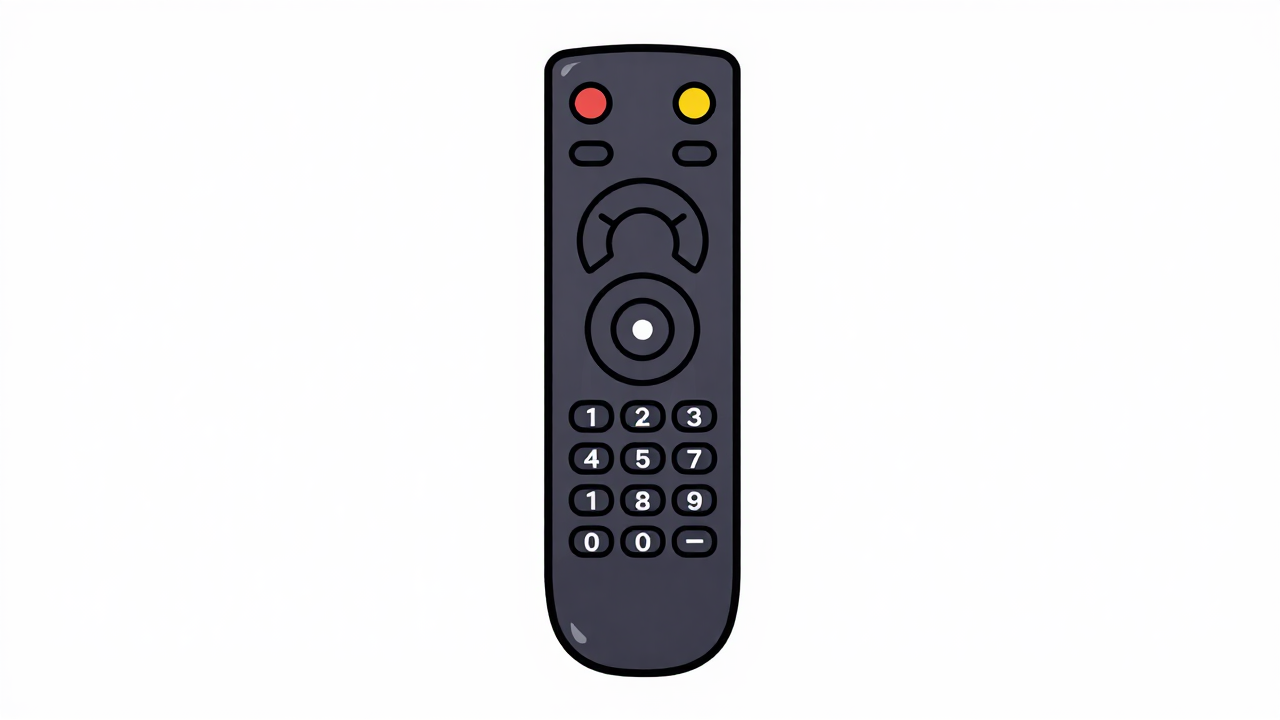
#> input picture kanalen/marketdoodle/video-gta-echt/afbeeldingen/afstandsbediening.png, 1280 x 720 px
$ python -i maak_gta.py   (imports and definitions only)
#> lines starting #> are read from the running program, lines starting #| are printed output that depends on the picture; after the words box and inside, x2 and y2 are one past the last pixel; in counts of white or black regions, pixels touching at a corner belong together
### tools/scenewachter.py
"""Scènewachter (eigenaar 24 nov 2026: "wat kunnen we maken zodat dit voortaan automatisch wordt gezien en aangepast als het
niet klopt, ik moet nu elke keer zelf kijken" – na zwevende auto's, een router voor de koelkast, een bord in de lucht en een
tv die door de bank stond).

Elk voorwerp dat de renderer tekent, meldt zich met zijn kader en waar het OP staat. De wachter:
  1. ANKER: de onderkant moet in de band van dat vlak liggen (achtergronden.json: stoep, aanrecht, tafel, vloer ...).
     Zo niet -> zet het voorwerp er zelf op (geeft dx, dy terug) en schrijft "aangepast" in het rapport.
  2. MUUR: iets wat hangt (tv, klok) moet helemaal binnen een muurstuk vallen en mag geen meubel raken.
  3. BOTSING: valt de onderkant binnen de voetafdruk van een meubel (bank, koelkast, kast), dan staat het er dóórheen ->
     schuift het opzij naar de dichtstbijzijnde vrije plek op hetzelfde vlak; lukt dat niet -> FOUT.
  4. GEZICHT: iets wat vóór de poppetjes getekend wordt, mag geen gezicht bedekken (behalve wat die persoon vasthoudt).
  5. GEEN ANKER opgegeven -> FOUT ("waar staat dit op?").
  6. MAAT (26 nov 2026): W.persoon(naam, voet_y, lengte) -> te klein / te groot t.o.v. deur, bank, bureau of mensen in de
     achtergrond op die diepte (achtergronden.json "maat": horizon + k). Zonder opgemeten maat -> FOUT.
op-waarden: een vlaknaam uit achtergronden.json | "muur" | "hand:<naam>" / "bek" / "aan:<iets>" (vastgehouden, met
punt=(x, y): het voorwerp moet dat punt raken) | "beeld" (grafiek bovenop het beeld: telefoonscherm, biljet, kop) .

Gebruik in een renderer:
    W = Scenewachter(Path(".../achtergronden.json"))
    W.begin(bg_naam, t)
    dx, dy = W.plaats("router", (x0, y0, x1, y1), op="aanrecht")          # vóór het tekenen; schuif mee
    W.plaats("bord", box, op="tafel-rechts", voor=True)                    # voor=True: getekend vóór de poppetjes
    W.einde(gezichten={"dad": (cx, cy, r), ...})
    W.rapport()  -> lijst met meldingen (leeg = goed). Na de render: W.schrijf(Path("SCENEWACHTER.md")).
"""
import json
from pathlib import Path

class Scenewachter:
    def __init__(self, achtergronden, marge=6):
        self.A = json.loads(Path(achtergronden).read_text(encoding="utf-8")); self.marge = marge
        self.meld = {}                                    # (soort, voorwerp, bg, detail) -> eerste tijd
        self.bg = None; self.t = 0.0; self.voor = []; self.extra = {}; self.gezien = {}; self.dit_frame = []

    # ---------- per frame ----------
    def begin(self, bg, t):
        self.bg = bg; self.t = t; self.voor = []; self.extra = {}; self.dit_frame = []   # dit_frame: (naam, kader) voor de tekstwachter
        if bg not in self.A: self._m("FOUT", "achtergrond", f"'{bg}' staat niet in achtergronden.json (eerst opmeten)")

    # [19 lines left out: function vlak, not called in this run]

    def _m(self, soort, naam, tekst):
        k = (soort, naam, self.bg, tekst)
        if k not in self.meld: self.meld[k] = self.t

    # [69 lines left out: functions plaats, persoon, einde, not called in this run]

    # ---------- rapport ----------
    def rapport(self, soort=None):
        return [(t, s, n, bg, tekst) for (s, n, bg, tekst), t in sorted(self.meld.items(), key=lambda kv: kv[1]) if soort in (None, s)]

    # [5 lines left out: function schrijf, not called in this run]

### kanalen/marketdoodle/video-gta-echt/maak_gta.py
"""What If GTA 6 Was Real Life? — lange video, liggend 1920x1080 (27 nov 2026), zelfde poppetjes/stijl als $1 Million.
Game-regels in het echte leven: gele pijl, health bar, geldteller, sterren, minimap, missies, respawn bij het ziekenhuis.
Eigen poppetjes en tekeningen, geen GTA-beelden/logo's. GEEN muziek, alleen geluiden van wat je ziet.
Controles: scènewachter, tekstwachter (genoemd = gezien, spreker in beeld, gevoel), LAYOUT, GELUIDCHECK, TEKSTCONTROLE.jpg.
Gebruik: python maak_gta.py [--tekst | --plaat | --proef SEC]  -> gta-echt.mp4 (of gta-proef.mp4)"""
import difflib, json, math, os, re, subprocess, sys
from pathlib import Path
import numpy as np, soundfile as sf
from PIL import Image, ImageDraw, ImageChops, ImageEnhance
HIER = Path(__file__).parent
# [1 line that did not run here, left out]
sys.path.insert(0, str(HIER.parents[2] / "tools"))
from scenewachter import Scenewachter
from tekstwachter import Tekstwachter, blad

# [1 line that did not run here, left out]
# [1 line that did not run here, left out]
INK = (40, 35, 40)
# [8 lines not run here, left out]
# [1 line that did not run here, left out]
# [1 line that did not run here, left out]
# [1 line that did not run here, left out]
# [1 line that did not run here, left out]
# [1 line that did not run here, left out]

# ---------- tijden ----------
# [1 line not run here, left out]
WO = []
# [3 lines not run here, left out]
def _norm(w): return re.sub(r"[^a-z0-9]", "", w.lower())
def _script_woorden():
    uit = []
    for i, z in enumerate(Z):
        sw = z[2].replace('"', "").split(); ww = [w for w in WO if w[0] == i] or [[i, z[2], z[0], z[1]]]
        t0s, t1s = [None] * len(sw), [None] * len(sw)
        sm = difflib.SequenceMatcher(None, [_norm(w) for w in sw], [_norm(w[1]) for w in ww], autojunk=False)
        for a, b, n in sm.get_matching_blocks():
            for k in range(n): t0s[a + k], t1s[a + k] = ww[b + k][2], ww[b + k][3]
        begin, eind = ww[0][2], ww[-1][3]; k = 0
        while k < len(sw):
            if t0s[k] is not None: k += 1; continue
            j = k
            while j < len(sw) and t0s[j] is None: j += 1
            a = t1s[k - 1] if k > 0 else begin; b = t0s[j] if j < len(sw) else eind
            if b <= a: b = a + 0.25 * (j - k)
            lens = [max(1, len(_norm(w))) for w in sw[k:j]]; tot = sum(lens); t = a
            for q in range(k, j):
                d = (b - a) * lens[q - k] / tot; t0s[q], t1s[q] = t, t + d; t += d
            k = j
        uit += [[i, w, round(t0s[q], 2), round(t1s[q], 2)] for q, w in enumerate(sw)]
#> further down, picture is the input picture: PIL image 1280x720 RGB; mean R, G, B 228.2, 228, 229.6
    return uit
# [1 line that did not run here, left out]
from lipsync import Lipsync; ps.LIPSYNC = Lipsync(SW)                  # 27 nov: lip sync vast in elke nieuwe video
# [1 line that did not run here, left out]
# [1 line that did not run here, left out]
# [1 line that did not run here, left out]
LAYOUT = set()
# [4 lines left out: function kw, not called in this run]
def zi(tekst, n=0): return [i for i, z in enumerate(Z) if z[2].startswith(tekst)][n]
LIJF = {"YOU": "you", "DAD": "dad", "MOM": "mom", "SIS": "sis", "BOSS": "boss", "TEACH": "teach", "KASSA": "kassa",
        "BUUR": "buur", "ZUSTER": "zuster", "OBER": "ober"}
# [4 lines left out: function luid, not called in this run]
def nu_i(t): return max((i for i, z in enumerate(Z) if z[0] - 0.05 <= t <= z[1] + 0.3), default=None)

# ---------- losse voorwerpen ----------
def los(im, tol=30):
#> called with tol = 30
    im = im.convert("RGB"); w, h = im.size; m = im.copy()
    for p in ((0, 0), (w - 1, 0), (0, h - 1), (w - 1, h - 1)): ImageDraw.floodfill(m, p, (255, 0, 255), thresh=tol)
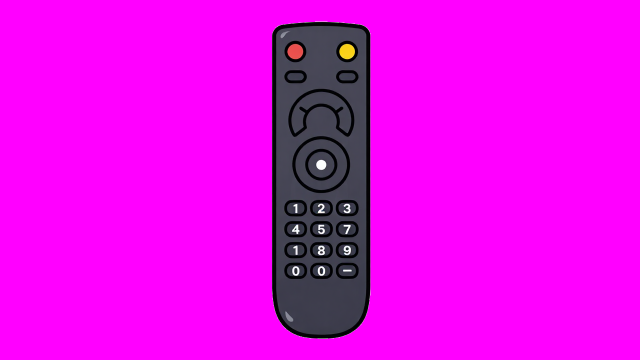
#> m: PIL image 1280x720 RGB (shown at 1/2 size); mean R, G, B 229.1, 7.4, 230.3
    a = Image.eval(ImageChops.difference(m, Image.new("RGB", m.size, (255, 0, 255))).convert("L"), lambda v: 255 if v > 8 else 0)
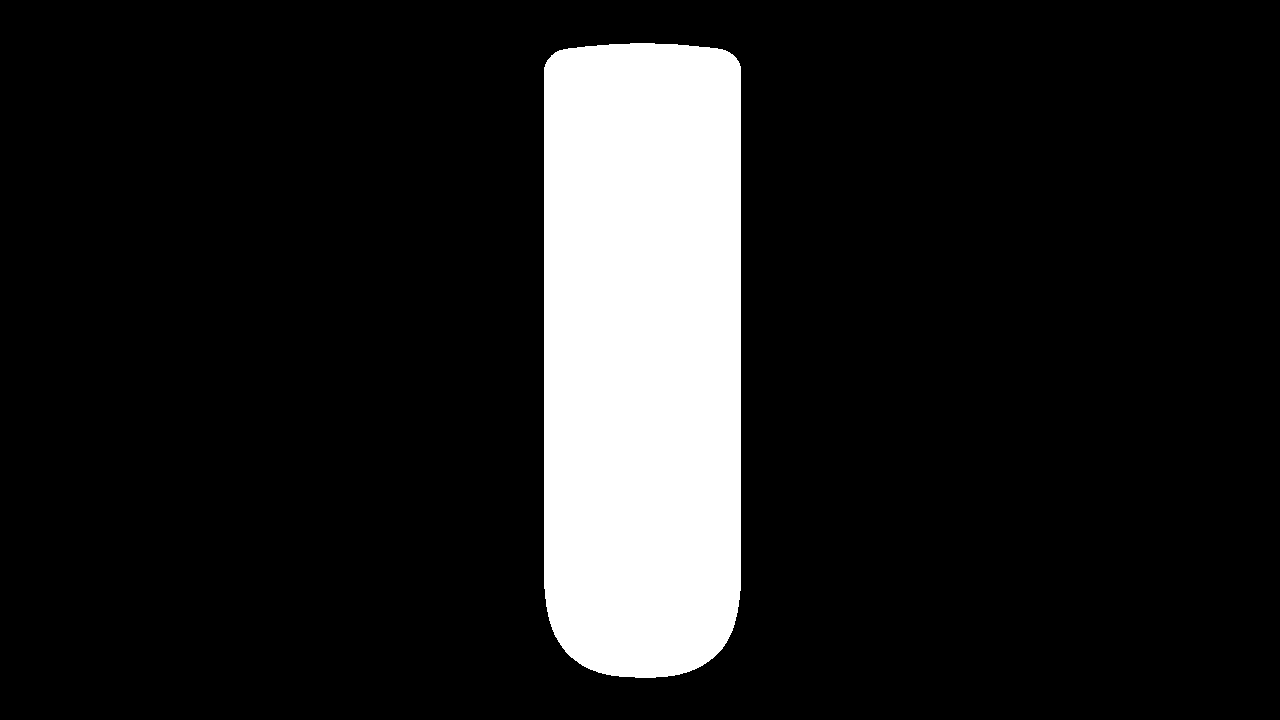
#> a: PIL image 1280x720 L; 13.1% white; 1 white region, box (x1, y1, x2, y2) and area: (544, 43, 741, 678) 121186
    out = im.convert("RGBA"); out.putalpha(a); return out.crop(a.getbbox())
#> after `return out.crop(a.getbbox())`:
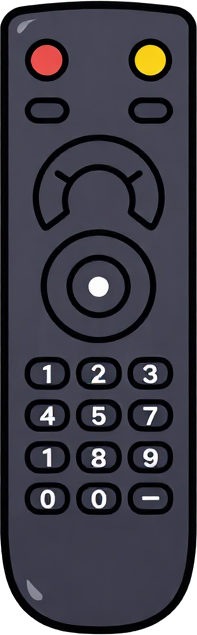
#> returned value: PIL image 197x635 RGBA; mean R, G, B, A 64, 62.6, 72.8, 247; transparent parts drawn white
# [4 lines left out: function herkleur, not called in this run]
SPR = {}
# 27 nov (eigenaar: "rijdt de vader ook echt in de auto ... kun je daar een controle voor maken"): auto's krijgen doorzichtige
# ramen en een bestuurder achter het stuur. raam = midden + hoogte van het bestuurdersraam in het originele plaatje.
AUTOINFO = {"gezinsauto": dict(regio=(420, 240, 1000, 345), glas=(0.0, 0.2, 0.35), raam=(600, 298, 95), voor=-1),
            "politieauto": dict(regio=(395, 252, 870, 360), glas=(0.08, 0.45, 0.45), raam=(735, 312, 95), voor=1)}
RAAM = {}
# [32 lines left out: functions _vul_gaten, sprite, not called in this run]
KHOOFD = {}
# [23 lines left out: functions _khoofd, auto, not called in this run]
# [1 line that did not run here, left out]
# [4 lines left out: function zet, not called in this run]
BG = {}
# [11 lines left out: function bg, not called in this run]

# ---------- blokken (scènes) ----------
START = {"Mom! Dad! There's": "open", "You run back inside": "keuken1", "Day one.": "dag1", "Dad gets in the car": "radio1", "Day two.": "winkel", "Day three.": "val",
         "One second later": "zh1", "Day five.": "garage", "Day seven.": "cheat", "It rains rubber": "eenden", "Nobody laughs": "cheat2",
         "Day nine.": "kantoor1", "A giant timer": "timer", "Huge red letters": "kantoor2", "Day ten.": "klas", "Day twelve.": "feit",
         "Day fourteen.": "strand", "Dad is back outside": "zh2", "Day sixteen.": "teddy", "Day eighteen.": "rest", "Day nineteen.": "fiets",
         "Day twenty-one.": "chaos", "Day twenty-four.": "save1", "Super Suck Three Thousand! It sucks": "radio2", "Then you find it": "save2",
         "Day twenty-six.": "team", "Day thirty.": "wakker", "You run downstairs": "eind"}
DAG = {"dag1": 1, "radio1": 1, "winkel": 2, "val": 3, "zh1": 3, "garage": 5, "cheat": 7, "eenden": 7, "cheat2": 7, "kantoor1": 9, "timer": 9, "kantoor2": 9,
       "klas": 10, "feit": 12, "strand": 14, "zh2": 14, "teddy": 16, "rest": 18, "fiets": 19, "chaos": 21, "save1": 24, "radio2": 24, "save2": 24,
       "team": 26, "wakker": 30, "eind": 30}
BLOK = []
# [8 lines not run here, left out]
# [1 line that did not run here, left out]
KB = {B["key"]: B for B in BLOK}

# ---------- figuren ----------
def F(n, x, s=1.6, y=960, **k): return dict(n=n, x=x, s=s, y=y, **k)
# [8 lines left out: function pad_x, not called in this run]
def rhand(n, x, y, s, hoek):                              # rechterhand bij armhoek (0 = omlaag, 70 = vasthouden, -32 = telefoon)
    S = s * ps.C[n].get("groot", 1.0); heup = y - 78 * S - 14 * S; sch = heup - 105 * S + 22 * S
    return x + 44 * S + math.sin(math.radians(hoek)) * 82 * S, sch + math.cos(math.radians(hoek)) * 82 * S, S
SCHRIK = ("That's terrifying", "Why do I have", "What? It was", "Pick it up", "How do I turn", "Wait. I didn't", "One billion dollars?",
          "Not now, Gary", "This isn't fun", "Oh no", "What's zombie", "Not you again", "I'm an accountant", "It's milk")
VERDRIET = ("This is going to be a long", "He looks very tired", "I hate that this", "Sorry, sir", "I delivered a pizza", "Dad has to start over")
BLIJ = ("They don't recognize", "I'm a genius", "I could get used", "proud of a pizza", "It's over", "Teamwork", "I'm finding all",
        "Okay, you laugh", "Exactly", "Guys! When I", "Beautiful", "Nice weather", "Respawn fee", "Hi again", "I have more codes")
# [6 lines left out: function emotie, not called in this run]
ACTIE = {"Mom! Dad! There's": "wijslinks", "Why do I have": "hoofdhanden", "What? It was": "armen-open", "Pick it up": "wijslinks",
         "How do I turn": "armen-open", "Wait. I didn't": "armen-open", "Respawn fee": "zwaai", "Hi again": "zwaai",
         "They don't recognize": "juich", "You're driving a purple": "heupen", "Give me that remote": "wijslinks",
         "I'm an accountant": "armen-open", "Not anymore. Go": "wijslinks", "I have never been": "juich", "Side mission": "wijslinks",
         "Can I skip": "denk", "You can't skip": "heupen", "I hate that": "schouders", "One billion dollars?": "schrik",
         "And now we live": "armen-open", "Mom, that man": "wijslinks", "Don't make eye": "nee", "One of one hundred?": "juich",
         "Not now, Gary": "stamp", "I could get used": "juich", "Can I have some bread": "armen-open", "Sorry, sir": "nee",
         "I delivered a pizza": "armen-open", "What can I get": "armen-open", "It's fine. Nobody": "heupen", "This isn't fun": "schouders",
         "Says the guy": "wijslinks", "If this is a game": "denk", "Not you again": "facepalm", "Guys! When I": "wijs",
         "So if something": "denk", "Exactly. Nobody": "armen-open", "Teamwork": "juich", "It's over": "juich", "What's zombie": "schrik",
         "Oh no": "hoofdhanden", "No stars. No money": "juich", "Does that mean": "juich", "No. Eat your": "wijs", "It says I have": "schrik"}
# [1 line that did not run here, left out]

# [247 lines left out: functions teken_figuren, kop, _toon, ondertitel, gloed, pijl and 21 more, not called in this run]
def grijs(img, f):
    if f <= 0: return img
    return ImageEnhance.Brightness(ImageEnhance.Color(img).enhance(1 - 0.92 * min(1, f))).enhance(1 - 0.18 * min(1, f))
def sirene(img, cx, top, t):
    d = ImageDraw.Draw(img); aan = int(t * 6) % 2
    gloed(img, cx - 25, top + 8, 60, kl=(255, 60, 60) if aan else (60, 120, 255), sterk=0.7)
# [5 lines left out: function held, not called in this run]

# ---------- per blok: figuren en momenten ----------
def V(t0, dur, a, b, extra=None):                          # val-hoek: 0 -> b graden in dur seconden vanaf t0
    return lambda t: 0 if t < t0 else min(1, (t - t0) / dur) * b
# [6 lines left out: function STRUIKEL, not called in this run]
# [149 lines not run here, left out]

# tekstwachter: wat genoemd wordt, moet in beeld zijn
ZIE = {"yellow arrow": ["pijl", "pijl-boss", "pijl-juf"], "health": ["health"], "coffee": ["koffiemok"], "money counter floating": ["geldteller"],
       "three hundred and twelve dollars": ["geldteller", "tekst:$312"], "cereal": ["kom"], "gary is watering": ["buur", "tuinslang"],
       "gum wrapper": ["kauwgompapiertje"], "white star": ["ster"], "two stars": ["ster"], "one star": ["ster"], "police car": ["in:agent@politieauto"], "gets in the car": ["in:dad@auto"],
       "radio turns on": ["radio"], "milk": ["melk"], "glowing yellow circle": ["cirkel"], "mission complete": ["tekst:MISSION COMPLETE", "tekst:0:01 LEFT · MISSION COMPLETE"],
       "fifty respect": ["tekst:+50 RESPECT"], "autograph": ["notitieblok"], "garden hose": ["tuinslang"], "minus one hundred": ["tekst:-$100"],
       "you now have a loyalty card": ["spaarkaart"], "purple car": ["auto"], "remote": ["afstandsbediening"], "rubber ducks": ["badeend"],
       "this pizza": ["pizzadoos"], "pizza flies": ["pizzadoos"], "proud of a pizza": ["pizzadoos"], "carries the pizzas": ["pizzadoos"],
       "giant timer": ["timer"], "holds the timer": ["timer"], "mission failed": ["tekst:MISSION FAILED"], "math test": ["toets"],
       "one billion dollars": ["tekst:$1,000,000,000"], "on his phone": ["telefoon"], "jet ski": ["jetski"], "glowing teddy": ["teddy"],
       "dog house": ["hondenhok"], "bring her bread": ["broodmand"], "bicycle": ["fiets"], "more police cars": ["in:agent@politieauto"],
       "floppy disk": ["floppy"], "tv turns on": ["tv"], "zombie mode": ["tekst:UPDATE: ZOMBIE MODE"], "very green": ["buur"],
       "six hours": ["tekst:6 HOURS"], "eleven dollars": ["tekst:$11 LEFT"]}
# [1 line that did not run here, left out]

def joggers_x(n, t):
    o = {"jogger": 0.0, "jogger2": 0.7, "jogger3": 1.4}[n]; u = ((t / 7 + o / 7) % 1); f = 1 - abs(2 * u - 1)
    return 150 + f * 500, (1 if u < 0.5 else -1)
POLITIE_X = (2300, 1500)

# ---------- frame ----------
GELUIDEN = []; ZOOM_AAN = True; TEKST_AAN = True
# [186 lines left out: function frame, not called in this run]
def telefoontje(img, hx, hy, S, t):
    d = ImageDraw.Draw(img); d.rounded_rectangle((hx - 13 * S, hy - 36 * S, hx + 13 * S, hy + 6 * S), int(5 * S), fill=(30, 30, 36), outline=(10, 10, 12), width=2)
    d.rounded_rectangle((hx - 10 * S, hy - 32 * S, hx + 10 * S, hy + 2 * S), int(3 * S), fill=(150, 220, 255) if int(t * 3) % 2 else (120, 235, 160))

# ---------- geluid: echte opnames waar we ze hebben, de rest zelf gemaakt; alleen wat je ziet ----------
GSR = 48000
def _laad(n):
    raw = subprocess.run(["ffmpeg", "-v", "error", "-i", str(HIER.parent / "geluiden" / f"{n}.mp3"), "-ac", "1", "-ar", str(GSR), "-f", "f32le", "-"], capture_output=True).stdout
    x = np.frombuffer(raw, np.float32).copy(); return x / (np.abs(x).max() + 1e-6)
def _drukste(x, dur):
    n = min(len(x) - 1, int(dur * GSR)); e = np.convolve(x ** 2, np.ones(GSR // 10), "same")
    best = max(range(0, max(1, len(x) - n), GSR // 20), key=lambda i: e[i:i + n].sum()); return x[best:best + n]
def _fade(x, f=0.04):
    k = min(len(x) // 3, int(f * GSR)); x = x.copy(); x[:k] *= np.linspace(0, 1, k); x[-k:] *= np.linspace(1, 0, k); return x
def _tt(d): return np.arange(int(d * GSR)) / GSR
# [63 lines left out: functions geluid, geluidcheck, not called in this run]

# [30 lines not run here, left out]

>>> from PIL import Image
>>> picture = Image.open('afbeeldingen/afstandsbediening.png')
>>> result = los(picture)
